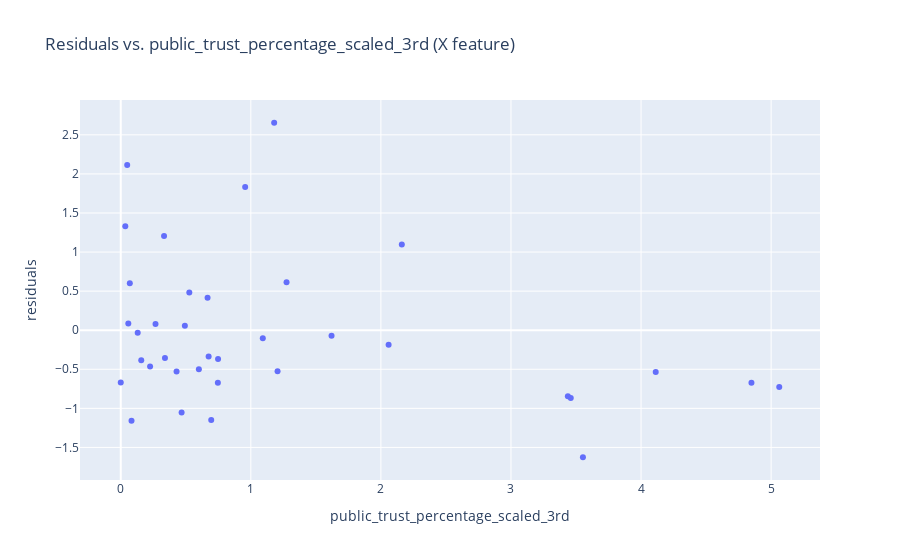
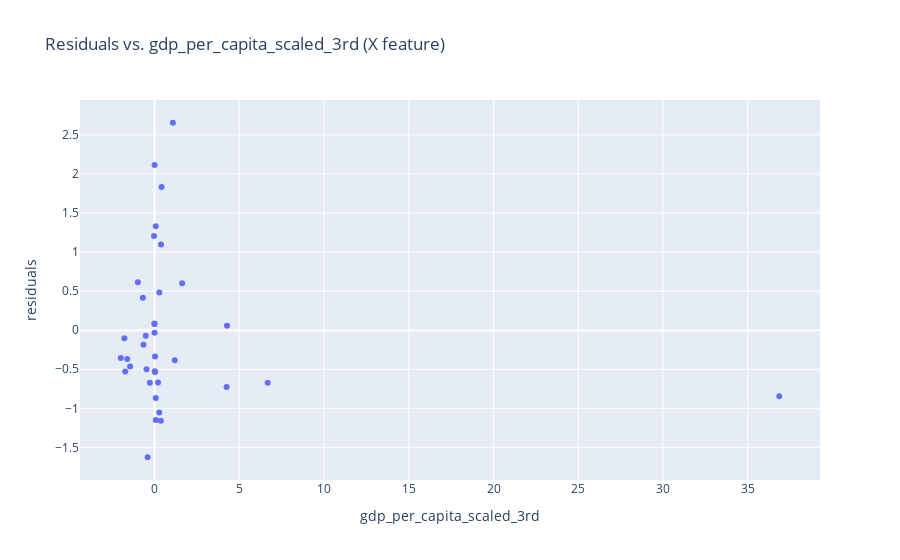
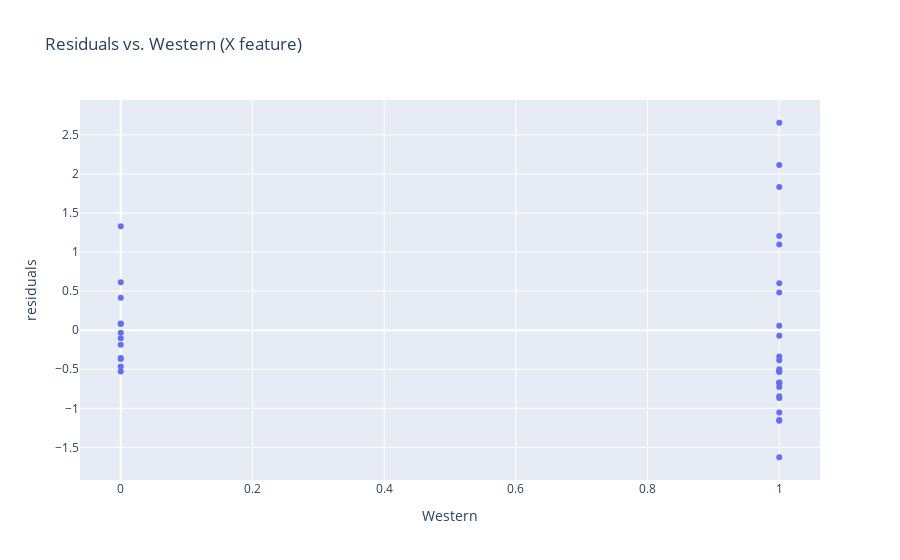
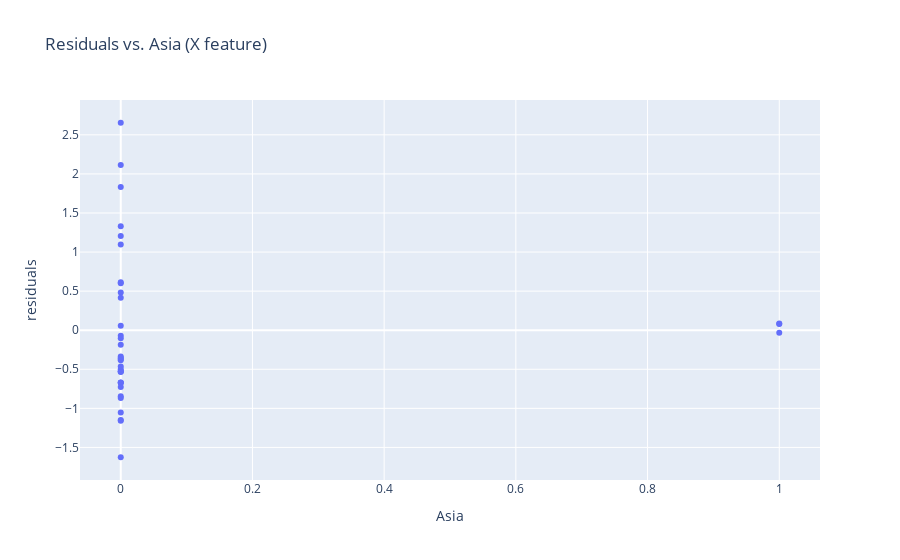

These figures' notebook cell, in order:
### Code cell
plot_df = pd.DataFrame({
    'public_trust_percentage_scaled_3rd': X_test_poly[:, 3], 
    'gdp_per_capita_scaled_3rd': X_test_poly[:, 6],
    'Western': X_test_poly[:, 7],
    'Asia': X_test_poly[:, 8],
    'South_America': X_test_poly[:, 9],
    'public_trust_x_gdp_per_capita': X_test_poly[:, 10],
    'residuals': residuals
})

# Plot each feature against residuals
for feature in plot_df.columns[:-1]:  # Exclude 'residuals'
    fig = px.scatter(plot_df, x=feature, y='residuals',
                     title=f"Residuals vs. {feature} (X feature)")
    fig.show()

### Figure 1 — Plotly figure (JSON) as saved in the notebook; plotly's stock layout.template omitted (floating-point values rounded to 4 significant figures)
{"data": [{"hovertemplate": "public_trust_percentage_scaled_3rd=%{x}<br>residuals=%{y}<extra></extra>", "legendgroup": "", "marker": {"color": "#636efa", "symbol": "circle"}, "mode": "markers", "name": "", "orientation": "v", "showlegend": false, "type": "scatter", "x": [0.4928, 0.4679, 0.6956, 3.553, 1.275, 0.1576, 0.2673, 0.429, 3.6e-05, 0.05808, 2.059, 4.849, 0.7482, 0.6006, 1.206, 1.179, 3.46, 0.08294, 0.7465, 5.062, 0.03497, 0.04973, 1.621, 0.5271, 0.6757, 0.2256, 0.6675, 0.1303, 0.9565, 1.092, 0.3329, 0.3399, 4.113, 0.0697, 3.437, 2.161], "xaxis": "x", "y": [0.05771, -1.052, -1.148, -1.626, 0.6138, -0.3829, 0.0806, -0.5295, -0.6688, 0.08686, -0.187, -0.6722, -0.37, -0.5004, -0.5248, 2.655, -0.8688, -1.159, -0.6725, -0.7258, 1.33, 2.114, -0.07131, 0.4835, -0.3377, -0.465, 0.4166, -0.03251, 1.832, -0.1019, 1.205, -0.356, -0.5343, 0.602, -0.8459, 1.096], "yaxis": "y"}], "layout": {"legend": {"tracegroupgap": 0}, "title": {"text": "Residuals vs. public_trust_percentage_scaled_3rd (X feature)"}, "xaxis": {"anchor": "y", "domain": [0, 1], "title": {"text": "public_trust_percentage_scaled_3rd"}}, "yaxis": {"anchor": "x", "domain": [0, 1], "title": {"text": "residuals"}}}}

### Figure 2 — Plotly figure (JSON) as saved in the notebook; plotly's stock layout.template omitted (floating-point values rounded to 4 significant figures)
{"data": [{"hovertemplate": "gdp_per_capita_scaled_3rd=%{x}<br>residuals=%{y}<extra></extra>", "legendgroup": "", "marker": {"color": "#636efa", "symbol": "circle"}, "mode": "markers", "name": "", "orientation": "v", "showlegend": false, "type": "scatter", "x": [4.275, 0.2746, 0.06993, -0.4085, -0.988, 1.191, -2.195e-05, -1.732, 0.2043, -0.01265, -0.654, 6.677, -1.614, -0.4764, 0.01094, 1.08, 0.07147, 0.3732, -0.2797, 4.252, 0.07096, 0.001405, -0.5178, 0.2797, 0.0249, -1.443, -0.6885, -6.4e-08, 0.4152, -1.78, -0.02922, -1.996, 0.02922, 1.626, 36.86, 0.3811], "xaxis": "x", "y": [0.05771, -1.052, -1.148, -1.626, 0.6138, -0.3829, 0.0806, -0.5295, -0.6688, 0.08686, -0.187, -0.6722, -0.37, -0.5004, -0.5248, 2.655, -0.8688, -1.159, -0.6725, -0.7258, 1.33, 2.114, -0.07131, 0.4835, -0.3377, -0.465, 0.4166, -0.03251, 1.832, -0.1019, 1.205, -0.356, -0.5343, 0.602, -0.8459, 1.096], "yaxis": "y"}], "layout": {"legend": {"tracegroupgap": 0}, "title": {"text": "Residuals vs. gdp_per_capita_scaled_3rd (X feature)"}, "xaxis": {"anchor": "y", "domain": [0, 1], "title": {"text": "gdp_per_capita_scaled_3rd"}}, "yaxis": {"anchor": "x", "domain": [0, 1], "title": {"text": "residuals"}}}}

### Figure 3 — Plotly figure (JSON) as saved in the notebook; plotly's stock layout.template omitted (floating-point values rounded to 4 significant figures)
{"data": [{"hovertemplate": "Western=%{x}<br>residuals=%{y}<extra></extra>", "legendgroup": "", "marker": {"color": "#636efa", "symbol": "circle"}, "mode": "markers", "name": "", "orientation": "v", "showlegend": false, "type": "scatter", "x": [1, 1, 1, 1, 0, 1, 0, 0, 1, 0, 0, 1, 0, 1, 1, 1, 1, 1, 1, 1, 0, 1, 1, 1, 1, 0, 0, 0, 1, 0, 1, 0, 1, 1, 1, 1], "xaxis": "x", "y": [0.05771, -1.052, -1.148, -1.626, 0.6138, -0.3829, 0.0806, -0.5295, -0.6688, 0.08686, -0.187, -0.6722, -0.37, -0.5004, -0.5248, 2.655, -0.8688, -1.159, -0.6725, -0.7258, 1.33, 2.114, -0.07131, 0.4835, -0.3377, -0.465, 0.4166, -0.03251, 1.832, -0.1019, 1.205, -0.356, -0.5343, 0.602, -0.8459, 1.096], "yaxis": "y"}], "layout": {"legend": {"tracegroupgap": 0}, "title": {"text": "Residuals vs. Western (X feature)"}, "xaxis": {"anchor": "y", "domain": [0, 1], "title": {"text": "Western"}}, "yaxis": {"anchor": "x", "domain": [0, 1], "title": {"text": "residuals"}}}}

### Figure 4 — Plotly figure (JSON) as saved in the notebook; plotly's stock layout.template omitted (floating-point values rounded to 4 significant figures)
{"data": [{"hovertemplate": "Asia=%{x}<br>residuals=%{y}<extra></extra>", "legendgroup": "", "marker": {"color": "#636efa", "symbol": "circle"}, "mode": "markers", "name": "", "orientation": "v", "showlegend": false, "type": "scatter", "x": [0, 0, 0, 0, 0, 0, 1, 0, 0, 1, 0, 0, 0, 0, 0, 0, 0, 0, 0, 0, 0, 0, 0, 0, 0, 0, 0, 1, 0, 0, 0, 0, 0, 0, 0, 0], "xaxis": "x", "y": [0.05771, -1.052, -1.148, -1.626, 0.6138, -0.3829, 0.0806, -0.5295, -0.6688, 0.08686, -0.187, -0.6722, -0.37, -0.5004, -0.5248, 2.655, -0.8688, -1.159, -0.6725, -0.7258, 1.33, 2.114, -0.07131, 0.4835, -0.3377, -0.465, 0.4166, -0.03251, 1.832, -0.1019, 1.205, -0.356, -0.5343, 0.602, -0.8459, 1.096], "yaxis": "y"}], "layout": {"legend": {"tracegroupgap": 0}, "title": {"text": "Residuals vs. Asia (X feature)"}, "xaxis": {"anchor": "y", "domain": [0, 1], "title": {"text": "Asia"}}, "yaxis": {"anchor": "x", "domain": [0, 1], "title": {"text": "residuals"}}}}
